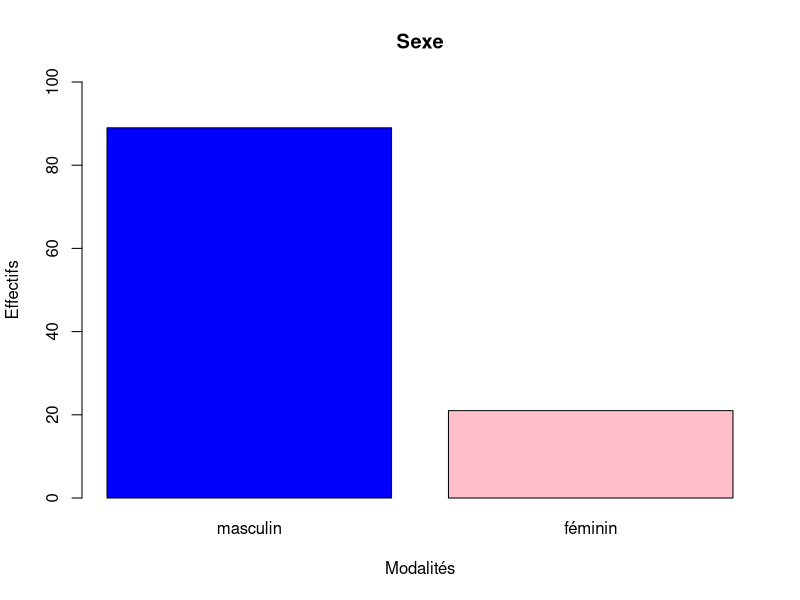
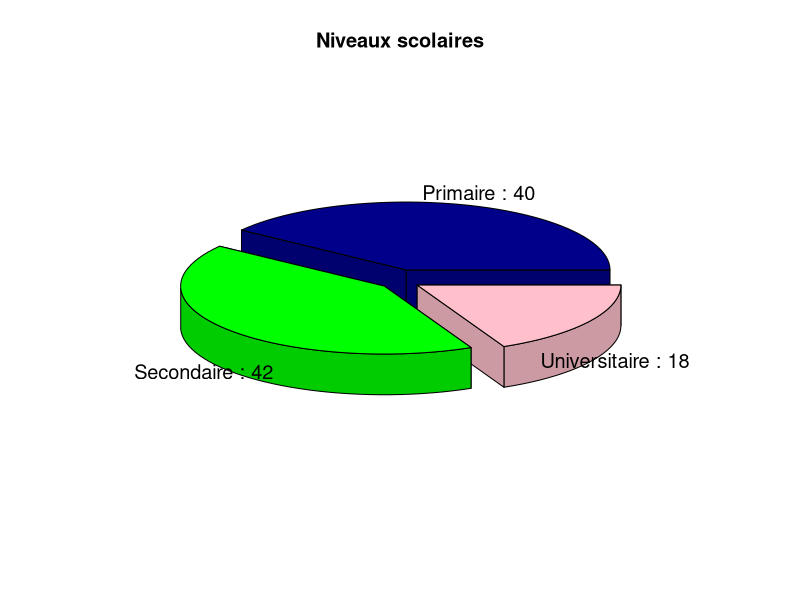

The R source for these figures, in order:
Caracter1<-rbinom(n=110,size = 1,prob = 0.15)
Caracter1
Tableau_effectifs1<-table(Caracter1)
Tableau_frequences1<-prop.table(Tableau_effectifs1)
Table1<-data.frame(Tableau_effectifs1,Tableau_frequences1)
Table1$Caracter1.1<-NULL #supprimer la colonne 1.1
View(Table1)
x11()
barplot(Tableau_effectifs1, names.arg = c("masculin", "féminin"),ylim=c(0,100),ylab="Effectifs", xlab="Modalités",main="Sexe",col=c("blue","pink"))


Caracter2<-rbinom(n=110,size = 2,prob = 0.40)
Caracter2
Tableau_effectifs2<-table(Caracter2)
Tableau_frequences2<-prop.table(Tableau_effectifs2)
Table2<-data.frame(Tableau_effectifs2,Tableau_frequences2)
Table2$Caracter2.1<-NULL # Supprimer la colonne 2.1
View(Table2)


library(plotrix)
Modalites<-c("Primaire","Secondaire","Universitaire")
Pourcentage<-rep(0,time=3)
for(i in 1:3){Pourcentage[i]<-signif(Tableau_frequences2[i],2)*100}
x11()
pie3D(Pourcentage,labels=c(paste(Modalites[1],":",Pourcentage[1]),paste(Modalites[2],":",Pourcentage[2]),paste(Modalites[3],":",Pourcentage[3])),explode=0.1,col=c("darkblue","green","pink"),labelcex=1.2,border="black",main="Niveaux scolaires")